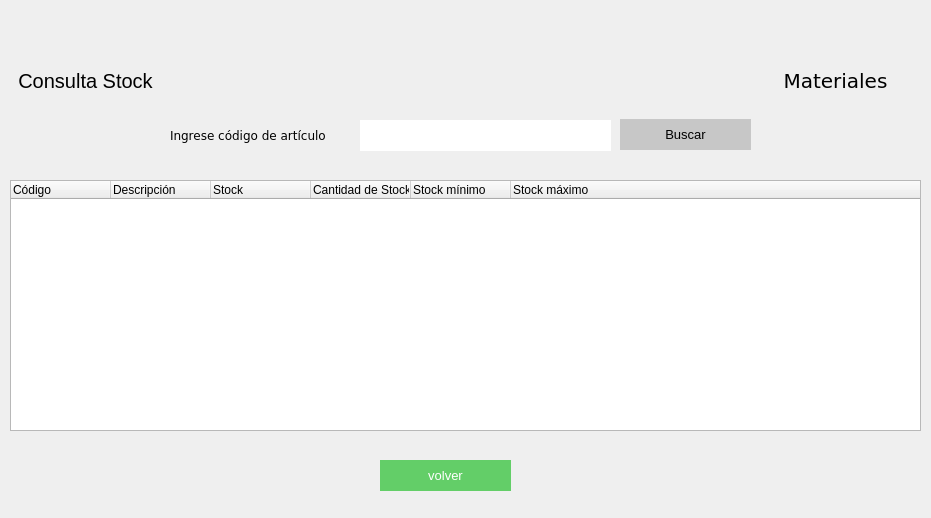
<?xml version="1.0" encoding="UTF-8"?>
<ui version="4.0">
 <class>Form</class>
 <widget class="QWidget" name="Form">
  <property name="geometry">
   <rect>
    <x>0</x>
    <y>0</y>
    <width>931</width>
    <height>518</height>
   </rect>
  </property>
  <property name="windowTitle">
   <string>Consulta de Stock</string>
  </property>
  <widget class="QLabel" name="label">
   <property name="geometry">
    <rect>
     <x>0</x>
     <y>60</y>
     <width>171</width>
     <height>41</height>
    </rect>
   </property>
   <property name="font">
    <font>
     <pointsize>15</pointsize>
    </font>
   </property>
   <property name="text">
    <string>Consulta Stock</string>
   </property>
   <property name="alignment">
    <set>Qt::AlignCenter</set>
   </property>
  </widget>
  <widget class="QLabel" name="label_2">
   <property name="geometry">
    <rect>
     <x>750</x>
     <y>60</y>
     <width>171</width>
     <height>41</height>
    </rect>
   </property>
   <property name="font">
    <font>
     <family>DejaVu Sans</family>
     <pointsize>15</pointsize>
    </font>
   </property>
   <property name="text">
    <string>Materiales</string>
   </property>
   <property name="alignment">
    <set>Qt::AlignCenter</set>
   </property>
  </widget>
  <widget class="QLabel" name="label_3">
   <property name="geometry">
    <rect>
     <x>170</x>
     <y>120</y>
     <width>171</width>
     <height>31</height>
    </rect>
   </property>
   <property name="font">
    <font>
     <family>DejaVu Sans</family>
    </font>
   </property>
   <property name="text">
    <string>Ingrese código de artículo</string>
   </property>
  </widget>
  <widget class="QLineEdit" name="ma_input_buscar">
   <property name="geometry">
    <rect>
     <x>360</x>
     <y>120</y>
     <width>251</width>
     <height>31</height>
    </rect>
   </property>
   <property name="styleSheet">
    <string notr="true">border:none;
background-color: rgb(255, 255, 255);
font: 11pt &quot;MS Shell Dlg 2&quot;;</string>
   </property>
  </widget>
  <widget class="QPushButton" name="ma_btn_buscar">
   <property name="geometry">
    <rect>
     <x>620</x>
     <y>119</y>
     <width>131</width>
     <height>31</height>
    </rect>
   </property>
   <property name="styleSheet">
    <string notr="true">background-color: rgb(199, 199, 199);
color:black;
font-size:10pt;
border:none;</string>
   </property>
   <property name="text">
    <string>Buscar</string>
   </property>
  </widget>
  <widget class="QTreeWidget" name="ma_tabla_datos">
   <property name="geometry">
    <rect>
     <x>10</x>
     <y>180</y>
     <width>911</width>
     <height>251</height>
    </rect>
   </property>
   <column>
    <property name="text">
     <string>Código</string>
    </property>
   </column>
   <column>
    <property name="text">
     <string>Descripción</string>
    </property>
   </column>
   <column>
    <property name="text">
     <string>Stock</string>
    </property>
   </column>
   <column>
    <property name="text">
     <string>Cantidad de Stock últimos 30 días</string>
    </property>
   </column>
   <column>
    <property name="text">
     <string>Stock mínimo</string>
    </property>
   </column>
   <column>
    <property name="text">
     <string>Stock máximo</string>
    </property>
   </column>
  </widget>
  <widget class="QPushButton" name="ma_btn_volver">
   <property name="geometry">
    <rect>
     <x>380</x>
     <y>460</y>
     <width>131</width>
     <height>31</height>
    </rect>
   </property>
   <property name="styleSheet">
    <string notr="true">background-color: rgb(99, 206, 104);
color:white;
font-size:10pt;
border:none;</string>
   </property>
   <property name="text">
    <string>volver</string>
   </property>
  </widget>
 </widget>
 <resources/>
 <connections/>
</ui>
